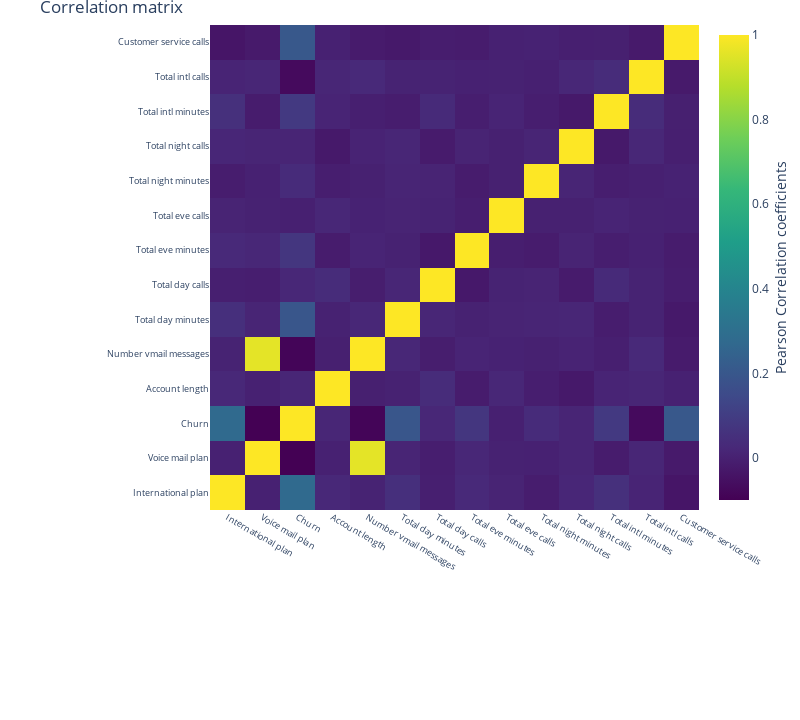

Notebook cell for this chart:
### Markdown cell above
## Correlation Matrix

### Code cell
#correlation
correlation = train_data.corr()
#tick labels
matrix_cols = correlation.columns.tolist()
#convert to array
corr_array = np.array(correlation)

#Plotting
trace = go.Heatmap(z = corr_array,
                   x = matrix_cols,
                   y = matrix_cols,
                   colorscale = "Viridis",
                   colorbar = dict(title = "Pearson Correlation coefficients", titleside = "right"),
                  )
layout = go.Layout(dict(title = "Correlation matrix",
                        autosize = False,
                        height = 720,
                        width = 800,
                        margin = dict(r = 0, l = 210, t = 25, b = 210),
                        yaxis = dict(tickfont = dict(size = 9)),
                        xaxis = dict(tickfont = dict(size = 9))
                       )
                  )
data = [trace]
fig = go.Figure(data=data, layout=layout)
py.iplot(fig)

### Figure 1 — Plotly figure (JSON) as saved in the notebook; plotly's stock layout.template omitted (floating-point values rounded to 4 significant figures; data arrays with more than 128 entries replaced by an {"elided": "..."} marker saying what was removed)
{"data": [{"colorbar": {"title": {"side": "right", "text": "Pearson Correlation coefficients"}}, "colorscale": [[0, "#440154"], [0.1111, "#482878"], [0.2222, "#3e4989"], [0.3333, "#31688e"], [0.4444, "#26828e"], [0.5556, "#1f9e89"], [0.6667, "#35b779"], [0.7778, "#6ece58"], [0.8889, "#b5de2b"], [1, "#fde725"]], "type": "heatmap", "x": ["International plan", "Voice mail plan", "Churn", "Account length", "Number vmail messages", "Total day minutes", "Total day calls", "Total eve minutes", "Total eve calls", "Total night minutes", "Total night calls", "Total intl minutes", "Total intl calls", "Customer service calls"], "y": ["International plan", "Voice mail plan", "Churn", "Account length", "Number vmail messages", "Total day minutes", "Total day calls", "Total eve minutes", "Total eve calls", "Total night minutes", "Total night calls", "Total intl minutes", "Total intl calls", "Customer service calls"], "z": {"elided": "14x14 float values"}}], "layout": {"autosize": false, "height": 720, "margin": {"b": 210, "l": 210, "r": 0, "t": 25}, "title": {"text": "Correlation matrix"}, "width": 800, "xaxis": {"tickfont": {"size": 9}}, "yaxis": {"tickfont": {"size": 9}}}}
